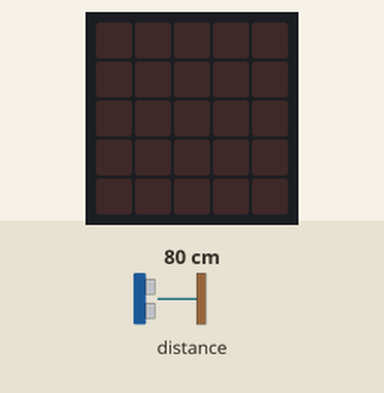
Recording of a program running on a simulated BBC micro:bit (MakeCode). Shown: the board's 5×5 LED display. The inputs (shaded band) are chosen by the test bench; at power-on: distance to the obstacle 80 cm.

Above: at 1.2 s.
1.3 s: distance to the obstacle set to 2 cm
At 2.8 s:
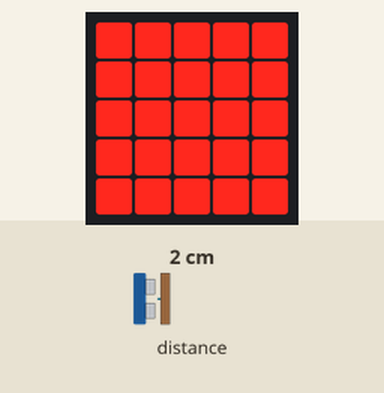
3.2 s: distance to the obstacle set to 18 cm
At 4.5 s:
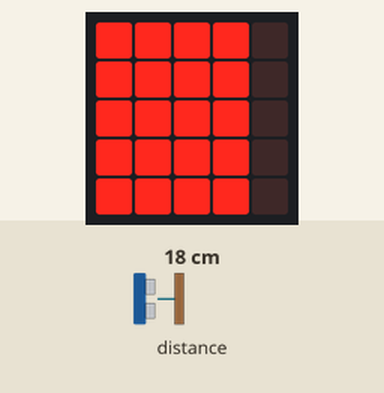
4.8 s: distance to the obstacle set to 35 cm
At 5.5 s:
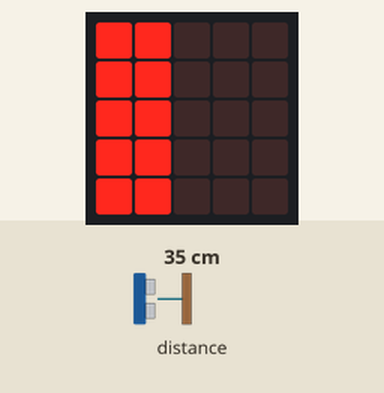
6.5 s: distance to the obstacle set to 60 cm
At 7.7 s:
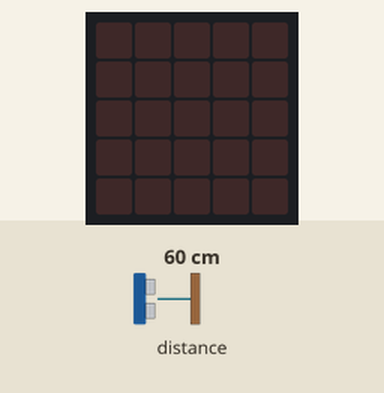
8.2 s: distance to the obstacle set to 47 cm
At 8.8 s:
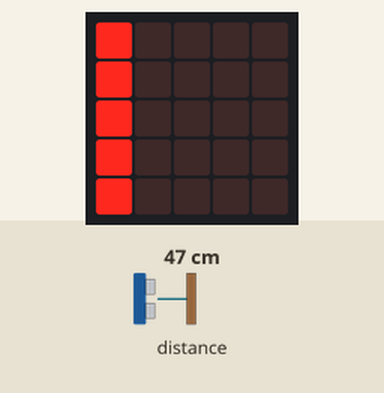
9.9 s: distance to the obstacle set to 4 cm
At 11.0 s:
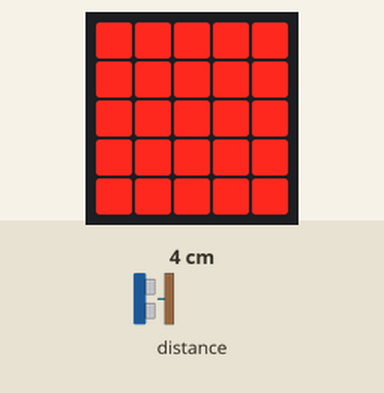
Timing chart, 0 to 12.6 s (numbered marks = the images above; inputs shaded):
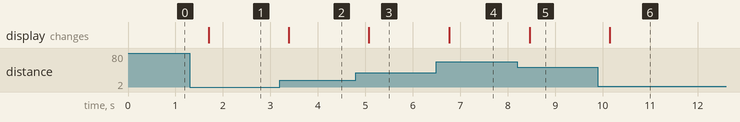

Measured:
- after the input at 1.3 s, the display: changes after 0.40 s (image 1)
- after the input at 3.2 s, the display: changes after 0.19 s (image 2)
- after the input at 4.8 s, the display: changes after 0.27 s (image 3)
- after the input at 6.5 s, the display: changes after 0.27 s (image 4)
- after the input at 8.2 s, the display: changes after 0.26 s (image 5)
- after the input at 9.9 s, the display: changes after 0.25 s (image 6)

The program:

main.ts
```typescript
let distance = 0
basic.forever(function () {
    distance = sonar.ping(
    DigitalPin.P0,
    DigitalPin.P1,
    PingUnit.Centimeters
    )
    if (distance > 50) {
        basic.showLeds(`
            . . . . .
            . . . . .
            . . . . .
            . . . . .
            . . . . .
            `)
    } else if (distance > 40 && distance <= 49) {
        basic.showLeds(`
            # . . . .
            # . . . .
            # . . . .
            # . . . .
            # . . . .
            `)
    } else if (distance > 30 && distance <= 40) {
        basic.showLeds(`
            # # . . .
            # # . . .
            # # . . .
            # # . . .
            # # . . .
            `)
    } else if (distance > 20 && distance <= 30) {
        basic.showLeds(`
            # # # . .
            # # # . .
            # # # . .
            # # # . .
            # # # . .
            `)
    } else if (distance > 10 && distance <= 20) {
        basic.showLeds(`
            # # # # .
            # # # # .
            # # # # .
            # # # # .
            # # # # .
            `)
    } else if (distance < 10) {
        basic.showLeds(`
            # # # # #
            # # # # #
            # # # # #
            # # # # #
            # # # # #
            `)
    }
})
```

test.ts
```typescript
// les tests vont ici ; cela ne sera pas compilé si ce paquet est utilisé en tant qu'extension.
```
